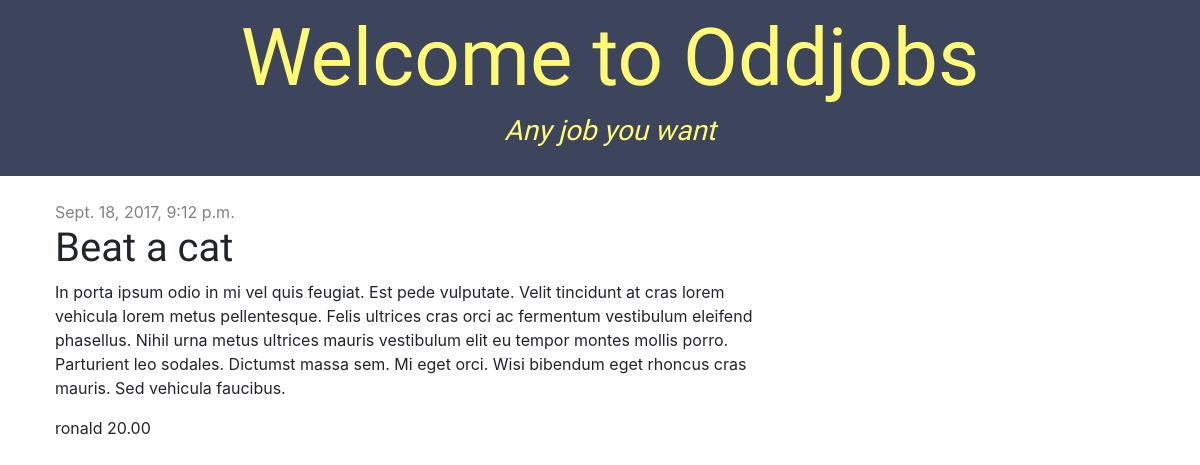
The page /listing/1/ on the database as committed earlier.
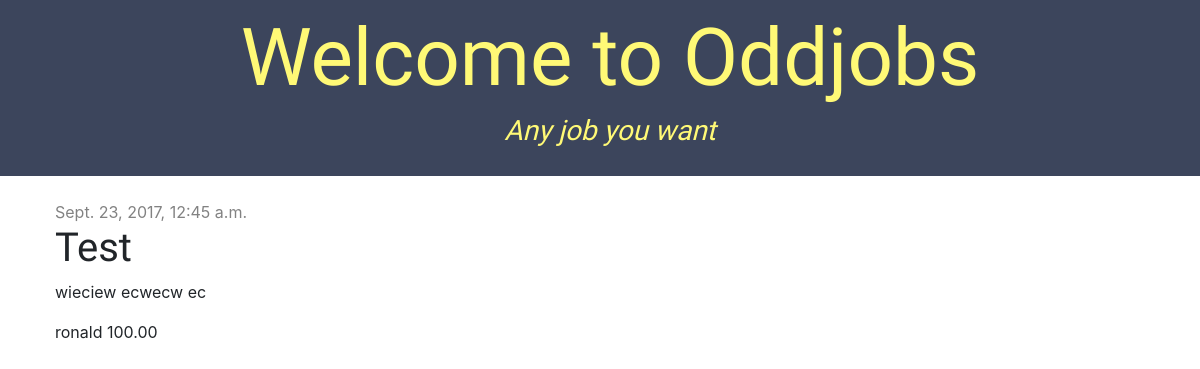
The same page on the database as committed later.
### listings/models.py (models this page shows, shortened)
class Listing(models.Model):
	is_assigned = models.BooleanField(default=False)
	listee = models.ForeignKey('auth.User')
	title = models.CharField(max_length=200)
	listing_dscr = models.TextField(max_length=500)
	amount_listed = models.DecimalField(max_digits=6, decimal_places=2)
	created_date = models.DateTimeField(blank=True, null=True)
	assigned_date = models.DateTimeField(blank=True, null=True)
	completed_date = models.DateTimeField(blank=True, null=True)

### listings/views.py (the view)
# urls.py: url(r'^listing/(?P<pk>\d+)/$', views.listing_detail, name='listing_detail'),
def listing_detail(request, pk):
	listing = get_object_or_404(Listing, pk=pk)
	return render(request, 'listings/listing_detail.html', {'listing': listing},)

### listings/templates/listings/listing_detail.html (shortened to what this page needs)
{% extends 'listings/base.html' %}
{% block content %}
    <div class="listing_detail">
    	<div class="date">{{ listing.created_date }}</div>
        <h1>{{ listing.title }}</h1>
    	<p>{{  listing.listing_dscr|linebreaksbr }}</p>
        <div>
            <p>{{ listing.listee }} {{ listing.amount_listed }}</p>
        </div>
    </div>
{% endblock %}

Rows that differ between the two databases and show on the page:
changed Listing "ronald": created_date "Sept. 18, 2017, 9:12 p.m." → "Sept. 23, 2017, 12:45 a.m."; title "Beat a cat" → "Test"; listing_dscr "In porta ipsum odio in mi vel quis feugiat. Est pede vulputate. Velit tincidunt at cras lorem vehicula lorem metus pellentesque. Felis ultrices cras orci ac fermentum vestibulum eleifend phasellus. Nihil urna metus ultrices mauris vestibulum elit eu tempor montes mollis porro. Parturient leo sodales. Dictumst massa sem. Mi eget orci. Wisi bibendum eget rhoncus cras mauris. Sed vehicula faucibus." → "wieciew ecwecw ec"; amount_listed "20.00" → "100.00"
